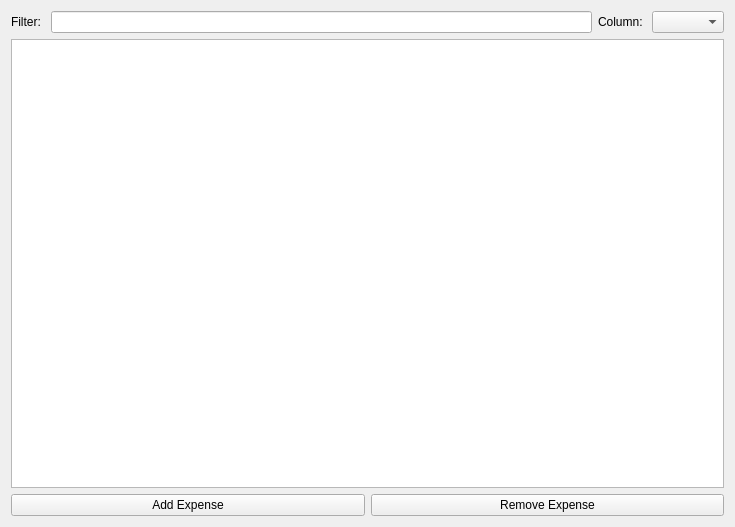
<?xml version="1.0" encoding="UTF-8"?>
<ui version="4.0">
 <class>Widget</class>
 <widget class="QWidget" name="Widget">
  <property name="geometry">
   <rect>
    <x>0</x>
    <y>0</y>
    <width>735</width>
    <height>527</height>
   </rect>
  </property>
  <property name="windowTitle">
   <string>Personal budget Tracker</string>
  </property>
  <layout class="QVBoxLayout" name="verticalLayout">
   <item>
    <layout class="QHBoxLayout" name="horizontalLayout">
     <item>
      <widget class="QLabel" name="filterLabel">
       <property name="text">
        <string>Filter: </string>
       </property>
      </widget>
     </item>
     <item>
      <widget class="QLineEdit" name="filterLineEdit"/>
     </item>
     <item>
      <widget class="QLabel" name="columnLabel">
       <property name="text">
        <string>Column: </string>
       </property>
      </widget>
     </item>
     <item>
      <widget class="QComboBox" name="filterColumnComboBox"/>
     </item>
    </layout>
   </item>
   <item>
    <widget class="QTableView" name="tableView"/>
   </item>
   <item>
    <layout class="QHBoxLayout" name="horizontalLayout_2">
     <item>
      <widget class="QPushButton" name="addExpenseButton">
       <property name="text">
        <string>Add Expense</string>
       </property>
      </widget>
     </item>
     <item>
      <widget class="QPushButton" name="removeExpenseButton">
       <property name="text">
        <string>Remove Expense</string>
       </property>
      </widget>
     </item>
    </layout>
   </item>
  </layout>
 </widget>
 <resources/>
 <connections/>
</ui>
